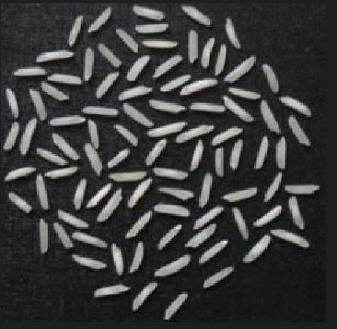
#> input picture cv/Examples/rice.jpg, 337 x 329 px, found by its file name
$ python 38.py
#> lines starting #> are read from the running program, lines starting #| are printed output that depends on the picture; after the words box and inside, x2 and y2 are one past the last pixel; in counts of white or black regions, pixels touching at a corner belong together
import cv2

image = cv2.imread("Examples/rice.jpg")
#> image is the input picture: shape (329, 337, 3); mean B, G, R 60.8, 60.3, 60.1
image = cv2.resize(image, (500, 500))
#> image: shape (500, 500, 3)
gray = cv2.cvtColor(image, cv2.COLOR_BGR2GRAY)
ret, thresh = cv2.threshold(gray, 127, 255, 0)
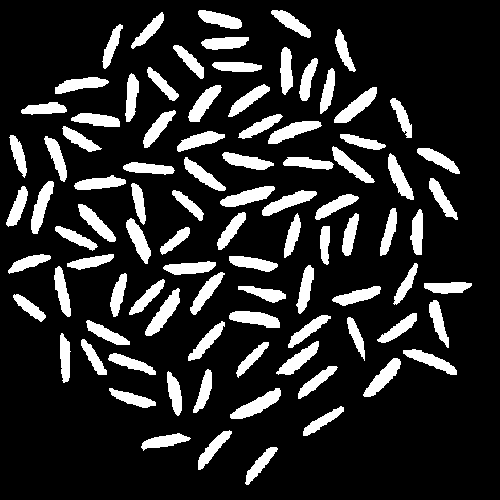
#> thresh: shape (500, 500); 16.6% white; 92 white regions
contours, hierarchy = cv2.findContours(thresh, cv2.RETR_TREE, cv2.CHAIN_APPROX_SIMPLE)
#> contours = 92 contours; largest, box (x1, y1, x2, y2) and area: (230, 388, 281, 419) 584, (145, 288, 180, 336) 564, (334, 87, 377, 123) 549, (220, 186, 275, 207) 546, (268, 121, 322, 144) 530
print("Number of contours: " + str(len(contours)))
#| Number of contours: 92

cv2.drawContours(image, contours, -1, (0, 255, 0), 2)
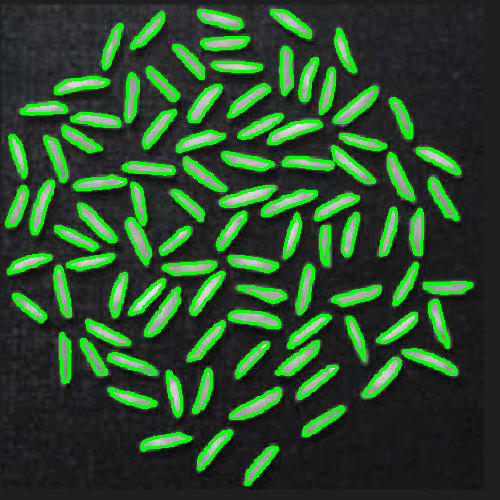
#> image: shape (500, 500, 3); mean B, G, R 43, 75.8, 42.2

for i in range(len(contours)):
    M = cv2.moments(contours[i])
    if M["m00"] != 0:
        cX = int(M["m10"] / M["m00"])
        cY = int(M["m01"] / M["m00"])
        cv2.putText(image, str(i), (cX, cY), cv2.FONT_HERSHEY_SIMPLEX, 0.5, (0, 0, 255), 1)
#> this loop made 92 passes
#> (cX, cY) on passes 1 to 12: (259, 464), (164, 440), (212, 448), (322, 420), (256, 404), (132, 398), (174, 393), (203, 390), (316, 381), (382, 377), (130, 363), (430, 360)
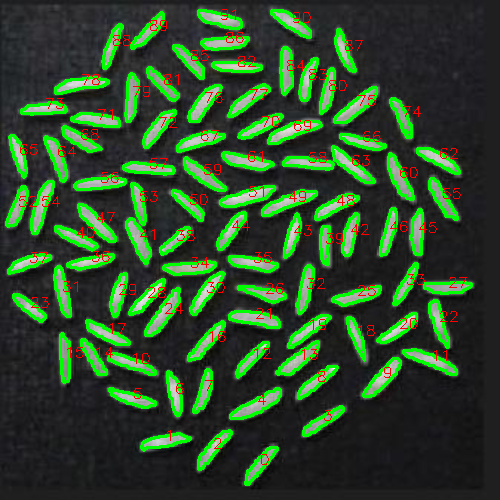
#> image: shape (500, 500, 3); 1.72% of pixels changed, all inside (x1, y1, x2, y2) = (19, 9, 467, 465)


cv2.imshow("Result", image)
cv2.waitKey(0)
cv2.destroyAllWindows()
